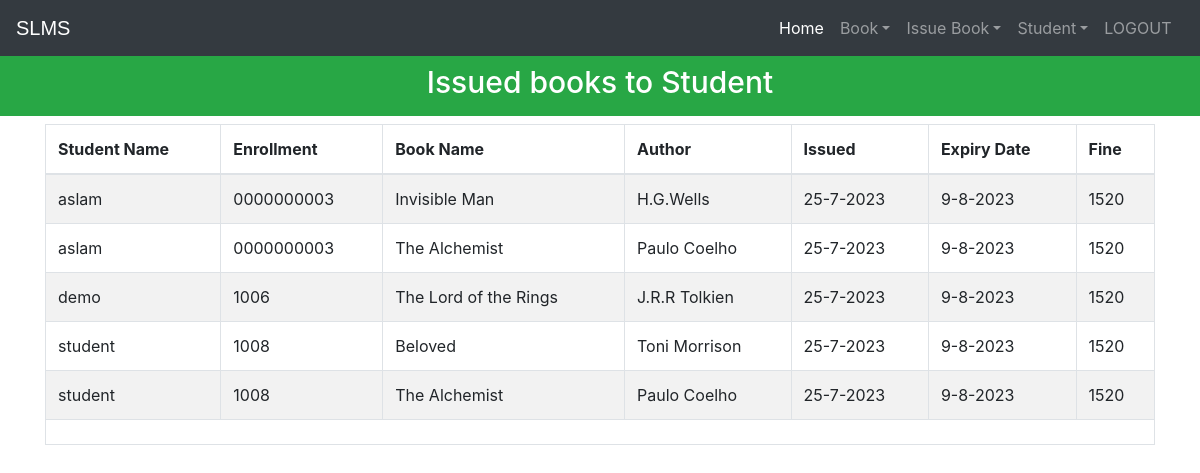
The app's page /acc/viewissuebook with its own data.
### account/models.py (models this page shows, shortened)
class StudentExtra(models.Model):
    user=models.OneToOneField(User,on_delete=models.CASCADE)
    enrollment = models.CharField(max_length=40)
    branch = models.CharField(max_length=40)
    def __str__(self):
        return self.user.first_name+'['+str(self.enrollment)+']'
    @property
    def get_name(self):
        return self.user.first_name

class Book(models.Model):
    catchoice= [
        ('education', 'Education'),
        ('entertainment', 'Entertainment'),
        ('comics', 'Comics'),
        ('biography', 'Biography'),
        ('history', 'History'),
        ('novel', 'Novel'),
        ('fantasy', 'Fantasy'),
        ('thriller', 'Thriller'),
        ('romance', 'Romance'),
        ('scifi','Sci-Fi')
        ]
    name=models.CharField(max_length=30)
    isbn=models.PositiveIntegerField()
    author=models.CharField(max_length=40)
    category=models.CharField(max_length=30,choices=catchoice,default='education')
    def __str__(self):
        return str(self.name)+"["+str(self.isbn)+']'

### account/views.py (the view)
# urls.py: path('viewissuebook',ViewIssueBook.as_view(),name="vwissuebk"),
class ViewIssueBook(View):
    def get(self,request):
        issuedbooks=IssuedBook.objects.all()
        li=[]
        print(li)
        for ib in issuedbooks:
            issdate=str(ib.issuedate.day)+'-'+str(ib.issuedate.month)+'-'+str(ib.issuedate.year)
            expdate=str(ib.expirydate.day)+'-'+str(ib.expirydate.month)+'-'+str(ib.expirydate.year)
            days=(date.today()-ib.issuedate)
            print(date.today())
            d=days.days
            print(d)
            fine=0
            if d>15:
                day=d-15
                fine=day*10
            books=list(Book.objects.filter(isbn=ib.isbn))
            print
            print(books)
            students=list(StudentExtra.objects.filter(enrollment=ib.enrollment))
            print(students)
            i=0
            for l in books:
                t=(students[i].get_name,students[i].enrollment,books[i].name,books[i].author,issdate,expdate,fine)
                i=i+1
                li.append(t)
        return render(request,'viewissuedbook.html',{'li':li})

### account/templates/viewissuedbook.html (shortened to what this page needs)
<!DOCTYPE html>
<html lang="en" dir="ltr">
  <head>
  </head>
  <body>
    {% include "navbaradmin.html" %}
    <br>
    <br>
    <h3 class="p-3 mb-2 bg-success text-white" style = 'font-size: 30px;text-align:center;margin-bottom:0px;'>Issued books to Student</h3>
{% if li%}
    <div class="container">
      <table class="table table-hover table-condensed table-striped table-bordered">
        <thead>
        <tr>
        <th>Student Name</th>
        <th>Enrollment</th>
        <th>Book Name</th>
        <th>Author</th>
        <th>Issued</th>
        <th>Expiry Date</th>
        <th>Fine</th>
        </tr>
        </thead>
        <tfoot>
        <tr>
        <td colspan="7">
        </td>
        </tr>
        </tfoot>
        <tbody>
          {% for t in li %}
            <tr>
              <td>{{t.0}}</td>
              <td>{{t.1}}</td>
              <td>{{t.2}}</td>
              <td>{{t.3}}</td>
              <td>{{t.4}}</td>
              <td>{{t.5}}</td>
              <td>{{t.6}}</td>
            </tr>
            {%endfor%}
        </tbody>
        </table>
    </div>
    {%else%}
    <h1> 0 book Issued</h1>
    {%endif%}
    <br><br><br><br><br><br><br><br><br>
  {% include "footer.html" %}
  </body>
</html>

### account/templates/navbaradmin.html (shortened to what this page needs)
<!DOCTYPE html>
{% load static %}
<html lang="en">
<head>
<link rel="stylesheet" href="https://stackpath.bootstrapcdn.com/bootstrap/4.3.1/css/bootstrap.min.css">
<link rel="stylesheet" href="https://maxcdn.bootstrapcdn.com/font-awesome/4.7.0/css/font-awesome.min.css">
</head>
<body>
<div class="bs-example">
    <nav class="navbar navbar-expand-md bg-dark navbar-dark fixed-top">
        <a href="/" class="navbar-brand">SLMS</a>
        <div class="collapse navbar-collapse justify-content-between" id="navbarCollapse">
            <div class="navbar-nav">
              <a href="/" class="nav-item nav-link active">Home</a>
                <div class="nav-item dropdown">
                  <a href="#" class="nav-link dropdown-toggle" data-toggle="dropdown">Book</a>
                </div>
                <div class="nav-item dropdown">
                  <a href="#" class="nav-link dropdown-toggle" data-toggle="dropdown">Issue Book</a>
                </div>
                <div class="nav-item dropdown">
                  <a href="#" class="nav-link dropdown-toggle" data-toggle="dropdown">Student</a>
                </div>
                <a href="{% url 'logout'%}" class="nav-item nav-link">LOGOUT</a> &nbsp
            </div>
        </div>
    </nav>
</div>
</body>
</html>

### account/templates/footer.html (shortened to what this page needs)
<!DOCTYPE html>
<html>
<head>
</head>
</html>

### account/templates/navbaradmin.html (style rules this page uses)
.bs-example { margin: 0px; }
.navbar-brand { font-size: 20px; font-family: sans-serif; }

### records on screen
StudentExtra: enrollment "0000000003" "0000000003"
Book: name "Invisible Man", author "H.G.Wells"
Book: name "The Alchemist" "The Alchemist", author "Paulo Coelho" "Paulo Coelho"
StudentExtra: enrollment "1006"
Book: name "The Lord of the Rings", author "J.R.R Tolkien"
StudentExtra: enrollment "1008" "1008"
Book: name "Beloved", author "Toni Morrison"

### other values on screen
{{ t.0 }} "aslam" "aslam" "demo" "student" "student"
{{ t.4 }} "25-7-2023" "25-7-2023" "25-7-2023" "25-7-2023" "25-7-2023"
{{ t.5 }} "9-8-2023" "9-8-2023" "9-8-2023" "9-8-2023" "9-8-2023"
{{ t.6 }} "1520" "1520" "1520" "1520" "1520"
